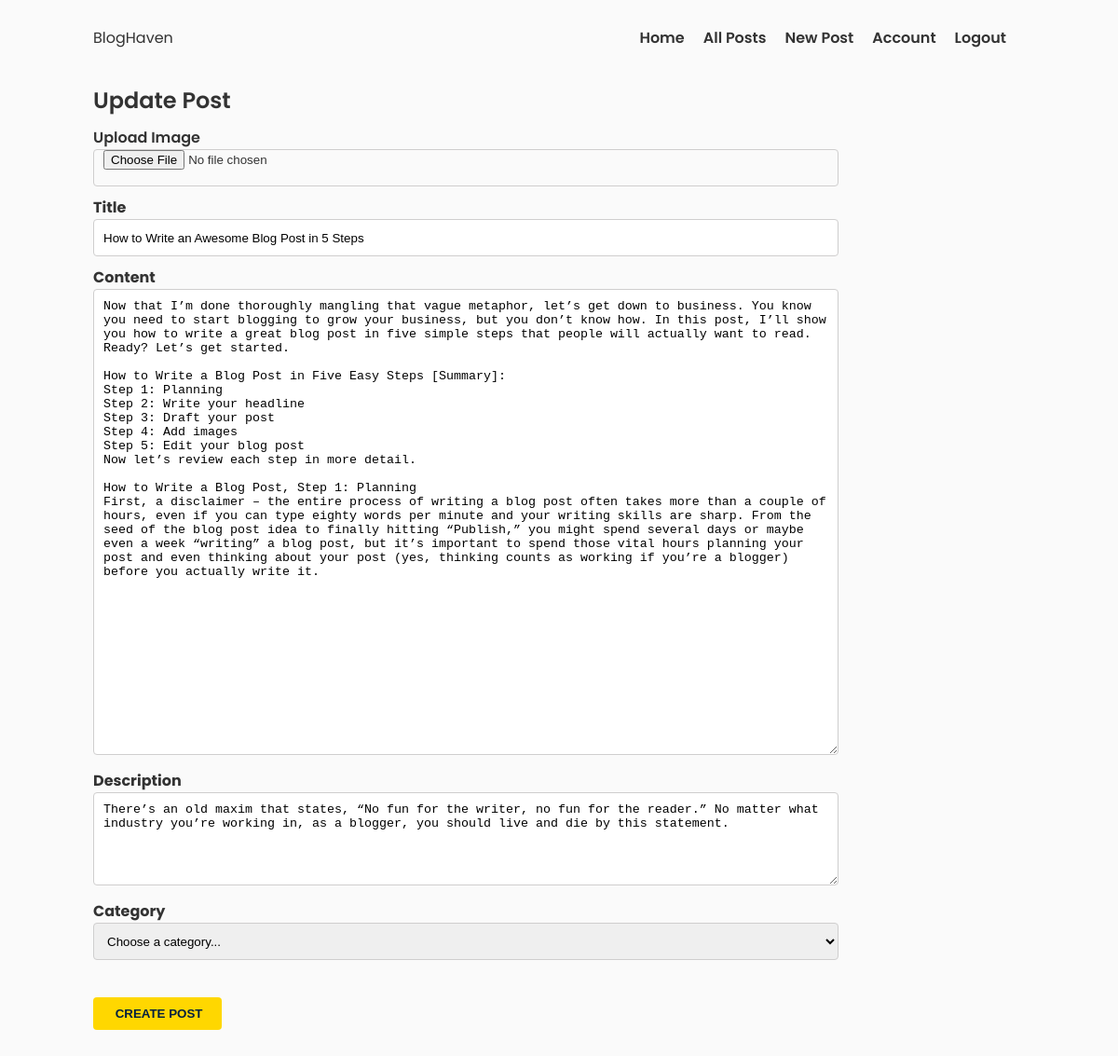
The app's page /post/3/update (signed in) with its own data.
### bloghaven/models.py (models this page shows, shortened)
class Post(db.Model):
    __tablename__ = 'posts'
    id = db.Column(db.Integer, primary_key=True)
    title = db.Column(db.Text, nullable=False)
    date_posted = db.Column(db.DateTime, nullable=False, default=datetime.utcnow)
    content = db.Column(db.Text, nullable=False)
    description = db.Column(db.Text, nullable=False)
    post_image_file = db.Column(db.String(20), nullable=False, default='default_image.jpg')
    user_id = db.Column(db.Integer, db.ForeignKey('user.id'), nullable=False)
    comment = db.relationship('Comment', backref='post', lazy=True)
    category_id = db.Column(db.Integer, db.ForeignKey('category.id'), nullable=False)
    category = db.relationship('Category', backref='posts')

### bloghaven/routes.py (the view)
@app.route('/post/<int:post_id>/update', methods=['GET', 'POST'])
@login_required
def update_post(post_id):
    post = Post.query.get(post_id)
    if post.author != current_user:
        abort(403)
    form = PostForm()
    form.set_category_choices()
    if form.validate_on_submit():
        category = Category.get(form.category.data)
        post.title = form.title.data
        post.content = form.content.data
        post.description = form.description.data
        post.category=category
        db.session.commit()
        flash('Your post has been update', 'success')
        return redirect(url_for('post', post_id=post.id))
    elif request.method == 'GET':
        form.title.data = post.title
        form.content.data = post.content
        form.description.data = post.description
        form.category.data = post.category.id
    return render_template('update_post.html', form=form,  legend='Update Post')

### bloghaven/forms.py
class PostForm(FlaskForm):
    title = StringField('Title', validators=[DataRequired()])
    content = TextAreaField('Content', validators=[DataRequired()])
    description = TextAreaField('Description', validators=[DataRequired()])
    post_image = FileField('Upload Image', validators=[FileAllowed(['jpg', 'png', 'svg'])])
    category = SelectField('Category', coerce=int)
    submit = SubmitField(' CREATE POST')
    def set_category_choices(self):
        categories = Category.query.all()
        self.category.choices = [(category.id, category.category_name) for category in categories]

### bloghaven/models.py (called while the page is built)
@login_manager.user_loader
def user_loader(user_id):
    return User.query.get(int(user_id))

### bloghaven/templates/update_post.html (shortened to what this page needs)
{%extends 'base.html'%}
{%block content%}
    <div class="content-section post-update">
        <form action="" method="POST", enctype="multipart/form-data">
            <fieldset class="form-group">
                <legend>{{legend}}</legend>
                <div class="form-group">
                    {{ form.post_image.label(class="form-control-label") }}
                    {{ form.post_image(class="form-control") }}
                </div>
                <div class="form-group">
                    {{form.title.label(class="form-label")}}
                    {%if form.title.errors%}
                    {{form.email(class="form-control invalid")}}
                    <div class="invalid-feedback">
                        {%for error in form.title.errors%}
                            <span>{{error}}</span>
                        {%endfor%}
                    </div>
                    {%else%}
                        {{form.title(class="form-control")}}
                    {%endif%}
                </div>
                <div class="form-group">
                    {{form.content.label(class="form-label")}}
                    {%if form.content.errors%}
                    {{form.content(class="form-control invalid")}}
                    <div class="invalid-feedback">
                        {%for error in form.content.errors%}
                            <span>{{error}}</span>
                        {%endfor%}
                    </div>
                    {%else%}
                        {{form.content(class="form-control")}}
                    {%endif%}
                </div>
                <div class="form-group">
                    {{form.description.label(class="form-label")}}
                    {%if form.description.errors%}
                    {{form.description(class="form-control invalid")}}
                    <div class="invalid-feedback">
                        {%for error in form.description.errors%}
                            <span>{{error}}</span>
                        {%endfor%}
                    </div>
                    {%else%}
                        {{form.description(class="form-control")}}
                    {%endif%}
                </div>
                <div class="form-group">
                    {{ form.category.label(class="form-label") }}
                    <select class="form-control" id="category" name="category">
                        <option value="" selected disabled>Choose a category...</option>
                    </select>
                </div>
            </fieldset>
            <div class="form-group">
                {{form.submit(class="button")}}
            </div>
        </form>
    </div>
{%endblock%}

### bloghaven/static/CSS/style.css (style rules this page uses)
* { margin: 0; padding: 0; box-sizing: border-box; list-style: none; }
html { font-size: 62.5%; font-family: 'Poppins', sans-serif; }
body { background: #fafafa; color: #333333; width: 100%; }
.button { background-color: #FFD700; color: #001F3F; border: none; padding: 1rem 2rem; cursor: pointer; border-radius: 0.4rem; font-weight: 600; margin: 2rem 0; }
.form-group { margin: 10px 0; }
.form-label { font-weight: bold; font-size: 1.6rem; }
.form-control { width: 100%; padding: 10px; border: none; }
.form-control { padding: 0 1rem; border: 1px solid rgb(207, 206, 206); border-radius: 4px; height: 4rem; }
#content { height: 500px; padding: 1rem; }
#description { height: 100px; padding: 1rem; }
.form-control-label { font-size: 1.6rem; font-weight: 600; }
fieldset { border: none; width: 80%; }
legend { font-size: 2.4rem; font-weight: 600; }
.post-update { padding: 0 10rem; }

### records on screen
Post: title "How to Write an Awesome Blog Post in 5 Steps", content "Now that I’m done thoroughly mangling that vague metaphor, let’s get down to business. You know you need to start blogging to grow your business, but you don’t know how. In this post, I’ll show you how to write a great blog post in five simple steps that people will actually want to read. Ready? Let’s get started. How to Write a Blog Post in Five Easy Steps [Summary]: Step 1: Planning Step 2: Write your headline Step 3: Draft your post Step 4: Add images Step 5: Edit your blog post Now let’s review each step in more detail. How to Write a Blog Post, Step 1: Planning First, a disclaimer – the entire process of writing a blog post often takes more than a couple of hours, even if you can type…", description "There’s an old maxim that states, “No fun for the writer, no fun for the reader.” No matter what industry you’re working in, as a blogger, you should live and die by this statement."

### other values on screen
{{ legend }} "Update Post"
